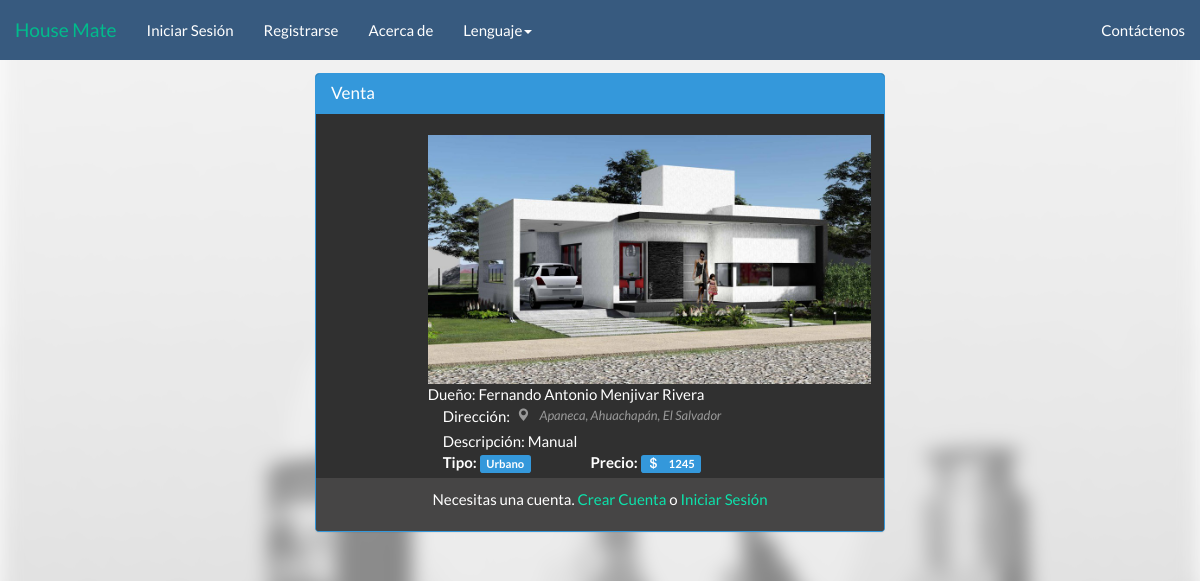
The app's page /HouseMate2_2/inmueble.php?IdInmueble=3, older data.
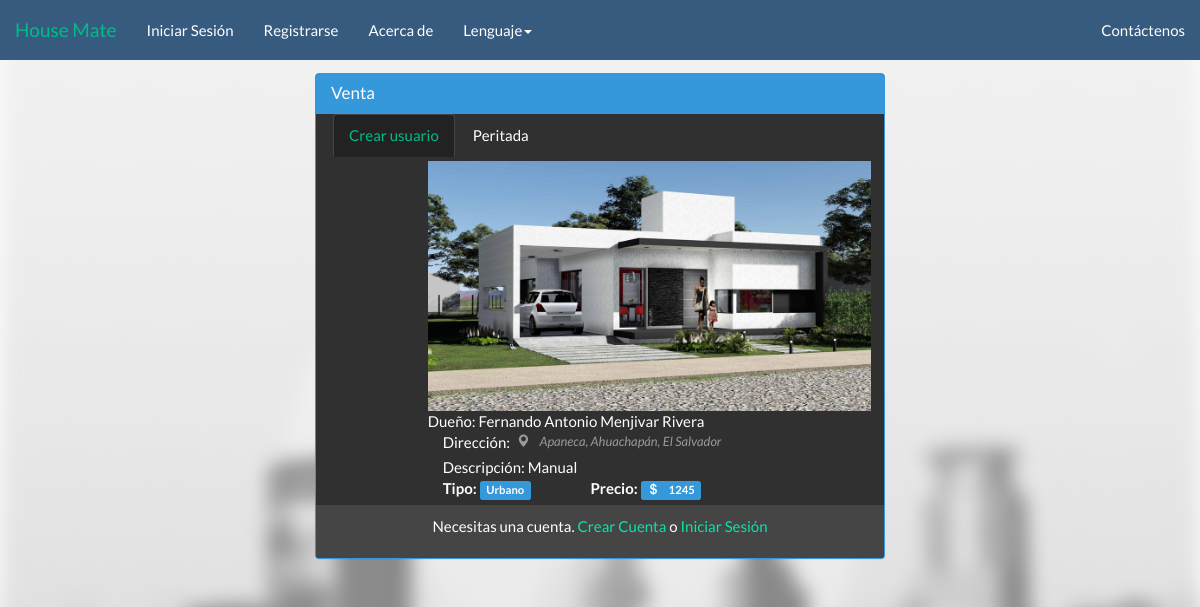
The same page, newer data.
### tables this page shows
CREATE TABLE IF NOT EXISTS `inmueble` (
  `IdInmueble` varchar(5) NOT NULL,
  `Dueno` varchar(5) DEFAULT NULL,
  `Direccion` varchar(140) NOT NULL,
  `Descripcion` varchar(140) NOT NULL,
  `VentaRenta` int(1) NOT NULL,
  `Tipopropiedad` int(1) NOT NULL,
  `Precio` varchar(20) NOT NULL,
  `Imagen` varchar(100) NOT NULL,
  `DescDire` text,
  `estado` varchar(1) NOT NULL,
  `areadeterreno` varchar(15) NOT NULL,
  `areadeconstruc` varchar(15) NOT NULL,
  `aprovado` varchar(1) NOT NULL,
  `age` varchar(2) NOT NULL,
  `valuo1` varchar(15) NOT NULL,
  `valuo2` varchar(15) NOT NULL,
  `total` varchar(20) NOT NULL,
  `remaining` varchar(2) NOT NULL,
  `perito` varchar(5) NOT NULL
);

CREATE TABLE IF NOT EXISTS `tbusuario` (
  `idUsuario` varchar(5) NOT NULL DEFAULT '',
  `nombre` varchar(20) DEFAULT NULL,
  `apellido` varchar(20) DEFAULT NULL,
  `fechanac` date NOT NULL,
  `correo` varchar(50) DEFAULT NULL,
  `usuario` varchar(20) DEFAULT NULL,
  `contra` varchar(120) DEFAULT NULL,
  `tipo` int(1) DEFAULT NULL,
  `image` varchar(50) DEFAULT NULL
);

### HouseMate2_2/Call/Lenguaje/Idiomas/langes.php (called while the page is built, shortened)
<?php
$lang = array();
$lang['peritada'] = "Peritada";
$lang['denor'] = "Resultado :";
$lang['Constr'] ="Construcción";
$lang['lot'] = "Terreno";
$lang['lotvalue'] = "Valor de terreno";
$lang['builvalue'] = "Valor construcción";
$lang['VU'] = "Valor unitario";
$lang['FE'] = "Estado de conservación";
$lang['FD'] = "Factor depreciación";
$lang['VNR'] = "Valor neto";
$lang['VNR'] = "Valor neto nuevo";
$lang['FFU'] = "Factor funcionalidad";
$lang['VUR'] = "Vida útil remanente";
$lang['ValuoR'] = "Valuar inmueble";
$lang['Valuo'] = "Valuar";
$lang['agev'] = "Vida útil";
$lang['ages'] = "Age";
$lang['age'] = "Edad de construcción";
$lang['NoTa'] = "Tags normales";
$lang['NoTa2'] = "Tags extras";
$lang['are'] = "Área";
$lang['area1'] = "Área de terreno";
$lang['area2'] = "Área construcción";
$lang['esta1'] = "Nuevo";
$lang['esta2'] = "Bueno";
$lang['esta3'] = "Medio";
$lang['esta4'] = "Regular";
$lang['esta5'] = "Reparaciones sencillas";
$lang['esta6'] = "Reparaciones medias";
$lang['esta7'] = "Reparaciones importantes";
$lang['esta8'] = "Reparaciones cruciales";
$lang['esta9'] = "En desecho";
$lang['esta10'] = "Inrreversible";
$lang['ME'] = "Modifciar empresa";
$lang['Titulo'] = "Título";
$lang['TY'] = "No puedes repetir un título";
$lang['Request'] = "Solicitar";
$lang['Start'] = "Inicio";
$lang['Anuncios'] = "Anuncio";
$lang['UpgradeM'] = "Mejorar";
$lang['accept'] = "Aceptar";
$lang['No'] = "Rechazar";
$lang['mensaje'] = "Mensaje";
$lang['YTE'] = "Ya tiene una empresa";
$lang['TE'] = "Tiene una empresa";
$lang['Need'] = "No tengo cuenta";
$lang['Page_title'] = 'House Mate';
$lang['Cuenta'] = 'Registrarse';
$lang['Acerca'] = 'Acerca de';
$lang['Config'] = 'Configuración';
$lang['Informacion'] = 'Información';
$lang['Solicitud'] = "Solicitud";
$lang['Status'] = "Estado";
$lang['aprovado'] = "Aprovado";
$lang['naprovado'] = "No aprovado";
$lang['compose'] = "Enviar";
$lang['nocuentaop'] = "Para poder acceder a estas funciones debes mejorar tu cuenta";
$lang['Aqui'] = "Aqui!!";
$lang['new-empresa'] = " esta interesado en ti";
?>

### HouseMate2_2/inmueble.php (the view, shortened to what this page needs)
<!DOCTYPE HTML>
<?php
require ("Call/Lenguaje/lenguaje.php");
?>
<html>
<head>
	<link href='css/bootstrap.min.css' rel='stylesheet'/>
	<link href="css/bootstrap-table.css" rel="stylesheet">
	<link href='css/change.css' rel='stylesheet'/>
</head>
<body>
<?php
if(isset($_SESSION['tip']))
{
	switch($_SESSION['tip'])
	{
		case 1:
		include("Header/barranav2.php");
		break;
		case 2:
		break;
		case 3:
        include("Header/barranav3.php");
		break;
		case 4:
		include("Header/barranav6.php");
		break;
		default:
		include "Header/barranav0.php";
		break;
	}
}
else
{
	include "Header/barranav0.php";
}
?>
<div id="main">
    <div class="row">
    <?php
        $casa = $_GET['IdInmueble'];
        $consulta = ( "select inmueble.*, tbusuario.IdUsuario, tbusuario.nombre, tbusuario.apellido from inmueble  left join tbusuario on inmueble.Dueno = tbusuario.idUsuario WHERE inmueble.IdInmueble = '$casa'");
        $cs = mysql_query($consulta);
        while ($row=mysql_fetch_array($cs)){
    ?>
        <div class="col-xs-12 col-sm-12 col-md-8 col-lg-6 col-xs-offset-0 col-sm-offset-0 col-md-offset-2 col-lg-offset-3" >
          <div class="panel panel-info">
            <div class="panel-heading">
                <h3 class="panel-title">
                    <?php
                        if($row['VentaRenta'] == "2"){
                            echo $lang['Venta'];
                        }
                        else{
                            echo $lang['Renta'];
                        }
                    ?>
                </h3>
            </div>
            <div class="row row-centered">
                <div class="col-sm-12 col-centered">
                <?php
            if($row['aprovado'] == 1){ ?>
                        <ul id='what' class='nav nav-tabs'>
                        <li id='me' class='active negro'><a href='#home' data-toggle='tab'>
                        <?=$lang['Crear-Usuario']?>
                        </a></li>
                         <li id='me2' class='negro'><a href='#crear' data-toggle='tab'>
                        <?=$lang['peritada']?>
                        </a></li>
                    </ul>
                <?php    }
                    ?>
                </div>
            </div>
            <div id='myTabContent' class='tab-content'>
                <div class='tab-pane fade active in' id='home'>
        <div class="panel-body">
            <center>
                  <div class="row">
                      <div class="col-sm-2"></div>
                    <div class=" col-sm-10 col-centered">
                        <img class="limitme" src="<?php echo $row['Imagen'] ?>" height="100%" width="100%">
                        <div class="row">
                        <div class="row">
                        <?php echo $lang['Duen'];?>:
                        <?php echo $row['nombre']." ".$row['apellido'] ?>
                        </div>
                        <div class="row">
                            <div class="col-sm-2">
                        <?php echo $lang['Direccion'];?>:</div>
                            <div class="col-sm-8">
                        <cite><small><i class="glyphicon glyphicon-map-marker">
                        </i><?php echo $row['Direccion'] ?></small></cite></div>
                        </div>
                        <div class="row">
                            <div class="col-sm-12">
                        <?php echo $lang['Descripcion'];?>:
                        <?php echo $row['Descripcion'] ?>
                      </div>
                        </div>
                      <div class="row">
                      <div class="col-sm-4">
                        <label><?php echo $lang['tipo'];?>:</label>
                        <label class="label label-info"><?php
                            if($row['Tipopropiedad'] == 1){
                                echo $lang['Urbana'];
                            }else{
                                echo $lang['Rustico'];
                            }
                            ?></label>
                        </div>
                        <div class="col-sm-4">
                            <label><?php echo $lang['precio'];?>:</label>
                            <label class="label label-info"><i class="glyphicon glyphicon-usd">
                        </i><?php echo $row['Precio'] ?></label>
                          </div>
                        </div>
                      </div>
                        </div>
                  </div>
            </div>
                </div>
              </div>
            <div class="panel-footer">
                <center>
								<?php
                  if(isset($_SESSION['id']))
                  {
                      $inmueble = $row['IdInmueble'];
                      $link = "convenio.php?IdInmueble=".$inmueble;
                      echo "<a href='".$link."' name='mejorar' class='btn btn-primary' >".$lang['Offer']."</a>";
                  }
                  else
                  {
                      echo "<p> ".$lang['sin-cuenta']." <a name='crear' href='inicio.php'>".$lang['Crear-Cuenta']."</a>".$lang['o']."<a type='button' class='pointerclick' data-toggle='modal' data-target='#myModal' >".$lang['Iniciar-Sesion']."</a></p>";
                  }
								?>
            <?php
                }
            ?>
                </center>
            </div>
            </div>
        </div>
        </div>
    </div>
</body>
</html>

### HouseMate2_2/Header/barranav0.php (shortened to what this page needs)
<nav class="navbar navbar-default navbar-fixed-top" >
<?php require ("Call/Lenguaje/lenguaje.php"); ?>
	<link rel="stylesheet" type="text/css" href="css/estilo.css">
   <div class="container-fluid">
    <div class="navbar-header">
      <a class="navbar-brand" href="index.php">House Mate</a>
    </div>
       <form id="loginForm" method="POST" method="Get">
    <div class="collapse navbar-collapse" id="bs-example-navbar-collapse-1">
      <ul class="nav navbar-nav">
		<li><a type="button" class="pointerclick" data-toggle="modal" data-target="#myModal" ><?php echo $lang['Iniciar-Sesion'];?></a></li>
        <li><a href="Inicio.php"><?php echo($lang['Cuenta']);?></a></li>
        <li><a href="acerca_de.php"><?php echo($lang['Acerca']);?></a></li>
        <li class="dropdown">
          <a href="#" class="dropdown-toggle" data-toggle="dropdown" role="button" aria-expanded="false"><?php echo($lang['Idioma']);?><span class="caret"></span></a>
        </li>
      </ul>
      <ul class="nav navbar-nav navbar-right">
        <li><a href="mailto:housemate2015@outlook.com"><?php echo($lang['Contactenos']);?></a></li>
      </ul>
    </div>
  </div>
</nav>
<br>
<br>

### HouseMate2_2/css/change.css (style rules this page uses)
#what { border-bottom: none; }
.row-centered { text-align:center; }

### HouseMate2_2/css/estilo.css (style rules this page uses)
body { padding-top:30px; }
.glyphicon { margin-bottom: 10px;margin-right: 10px; }
small { display: block; line-height: 1.428571429; color: #999; }
form { width: 70%; height: auto; }
#loginForm { width:100%; }

Row changes from the older to the newer data that the page shows:
changed inmueble "Manual": aprovado "0" → "1" (drawn)
